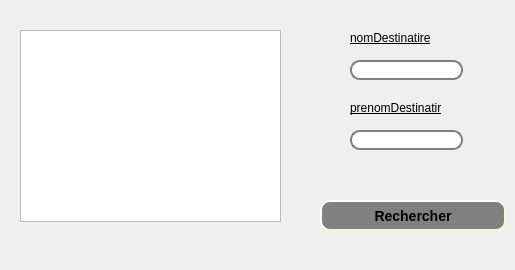
      <widget class="QWidget" name="tab_10">
       <attribute name="title">
        <string>rechecher coli</string>
       </attribute>
       <widget class="QLabel" name="label_9">
        <property name="geometry">
         <rect>
          <x>0</x>
          <y>0</y>
          <width>501</width>
          <height>261</height>
         </rect>
        </property>
        <property name="styleSheet">
         <string notr="true">background-image: url(:/bg.jpg);</string>
        </property>
        <property name="text">
         <string/>
        </property>
        <property name="pixmap">
         <pixmap>../60342173_2276972439287605_1529191567795945472_n.jpg</pixmap>
        </property>
       </widget>
       <widget class="QLineEdit" name="lineEdit_name_4">
        <property name="geometry">
         <rect>
          <x>350</x>
          <y>60</y>
          <width>113</width>
          <height>20</height>
         </rect>
        </property>
        <property name="styleSheet">
         <string notr="true">QLineEdit {
    border: 2px solid gray;
    border-radius: 10px;
    padding: 0 8px;
    background: white;
    selection-background-color: darkgray;
}</string>
        </property>
       </widget>
       <widget class="QTableView" name="tabcoli_2">
        <property name="geometry">
         <rect>
          <x>20</x>
          <y>30</y>
          <width>261</width>
          <height>192</height>
         </rect>
        </property>
       </widget>
       <widget class="QPushButton" name="pb_ajouter_10">
        <property name="geometry">
         <rect>
          <x>320</x>
          <y>200</y>
          <width>186</width>
          <height>31</height>
         </rect>
        </property>
        <property name="styleSheet">
         <string notr="true">QPushButton#pb_ajouter_10 {
    background-color: grey;
    border-style: outset;
    border-width: 2px;
    border-radius: 10px;
    border-color: beige;
    font: bold 14px;
    min-width: 10em;
    padding: 6px;
}
</string>
        </property>
        <property name="text">
         <string>Rechercher</string>
        </property>
       </widget>
       <widget class="QLabel" name="label_34">
        <property name="geometry">
         <rect>
          <x>350</x>
          <y>30</y>
          <width>91</width>
          <height>16</height>
         </rect>
        </property>
        <property name="styleSheet">
         <string notr="true">font: 12pt &quot;Andalus&quot;;
text-decoration: underline;</string>
        </property>
        <property name="text">
         <string>nomDestinatire</string>
        </property>
       </widget>
       <widget class="QLineEdit" name="lineEdit_name_5">
        <property name="geometry">
         <rect>
          <x>350</x>
          <y>130</y>
          <width>113</width>
          <height>20</height>
         </rect>
        </property>
        <property name="styleSheet">
         <string notr="true">QLineEdit {
    border: 2px solid gray;
    border-radius: 10px;
    padding: 0 8px;
    background: white;
    selection-background-color: darkgray;
}</string>
        </property>
       </widget>
       <widget class="QLabel" name="label_35">
        <property name="geometry">
         <rect>
          <x>350</x>
          <y>100</y>
          <width>91</width>
          <height>16</height>
         </rect>
        </property>
        <property name="styleSheet">
         <string notr="true">font: 12pt &quot;Andalus&quot;;
text-decoration: underline;</string>
        </property>
        <property name="text">
         <string>prenomDestinatire</string>
        </property>
       </widget>
      </widget>
